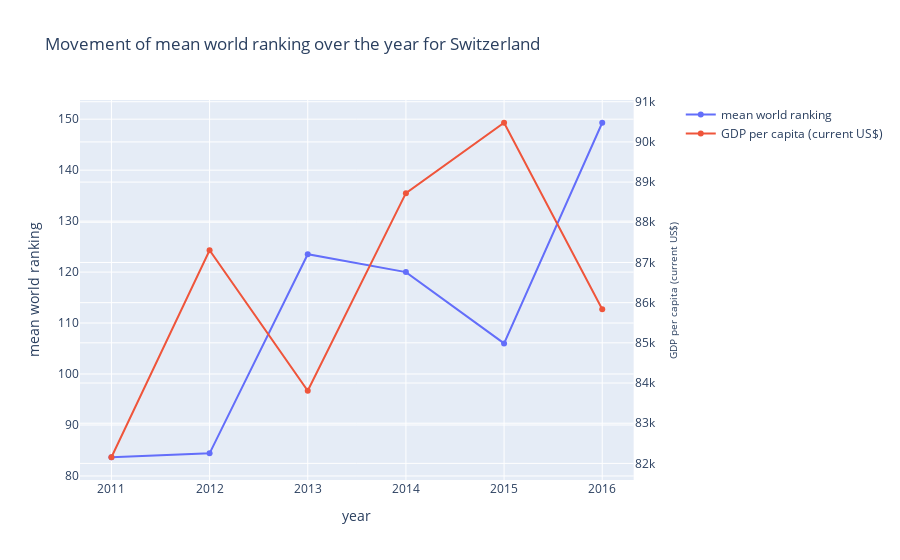

Notebook cell for this chart:
### Markdown cell above
Here we are showing how ranking of Switzerland has changed over the years. In this example we cannot see a clear trend in terms of ranking and gdp per capita growth. We can see that in year 2015 rank got better with growth of gdp per capita but next year the rank got worse.

### Code cell
plot_mean_world_rank(data,"Switzerland",'GDP per capita (current US$)')

### Figure 1 — Plotly figure (JSON) as saved in the notebook; plotly's stock layout.template omitted (floating-point values rounded to 4 significant figures)
{"data": [{"name": "mean world ranking", "type": "scatter", "x": [2011, 2012, 2013, 2014, 2015, 2016], "xaxis": "x", "y": [83.67, 84.43, 123.5, 120, 106, 149.3], "yaxis": "y"}, {"name": "GDP per capita (current US$)", "type": "scatter", "x": [2011, 2012, 2013, 2014, 2015, 2016], "xaxis": "x", "y": [82150.0, 87300.0, 83810.0, 88720.0, 90480.0, 85840.0, 82150.0, 83810.0, 88720.0, 87300.0, 85840.0, 90480.0, 85840.0, 88720.0, 83810.0, 87300.0, 90480.0, 90480.0, 82150.0, 83810.0, 82150.0, 83810.0, 85840.0, 85840.0, 85840.0, 90480.0, 82150.0, 88720.0, 88720.0, 85840.0, 87300.0, 82150.0, 88720.0, 83810.0, 87300.0, 90480.0, 83810.0, 82150.0, 87300.0, 82150.0, 87300.0, 88720.0, 83810.0, 87300.0, 88720.0, 82150.0, 82150.0], "yaxis": "y2"}], "layout": {"title": {"text": "Movement of mean world ranking over the year for Switzerland"}, "xaxis": {"anchor": "y", "domain": [0, 0.94], "title": {"text": "year"}}, "yaxis": {"anchor": "x", "domain": [0, 1], "title": {"text": "mean world ranking"}}, "yaxis2": {"anchor": "x", "overlaying": "y", "side": "right", "title": {"font": {"size": 10}, "text": "GDP per capita (current US$)"}}}}
